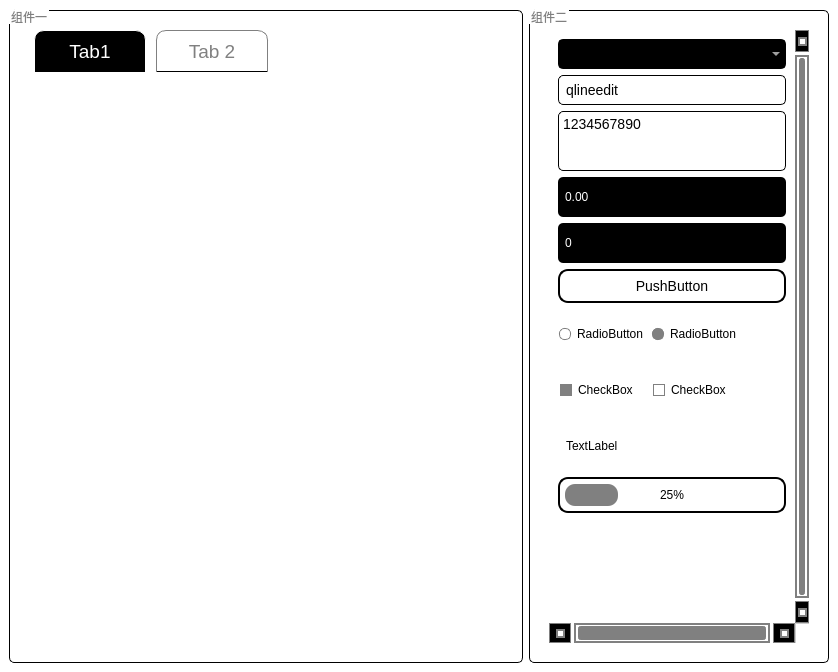
<?xml version="1.0" encoding="UTF-8"?>
<ui version="4.0">
 <class>MainWindow</class>
 <widget class="QMainWindow" name="MainWindow">
  <property name="geometry">
   <rect>
    <x>0</x>
    <y>0</y>
    <width>838</width>
    <height>672</height>
   </rect>
  </property>
  <property name="windowTitle">
   <string>MainWindow</string>
  </property>
  <property name="styleSheet">
   <string notr="true">QMainWindow {
	background-color:white;
}

QWidget{
	background-color:white;
}

QTextEdit {
	border-width: 1px; 
	border-radius: 5px;
	border-color: rgb(0, 0, 0);
	border-style: solid;
	background-color:white;
	font-size: 14px;
	color: black;
}

QLineEdit {
alignment:center;
	border-width: 1px; 
	border-radius: 5px;
	border-color: rgb(0, 0, 0);
	border-style: inset;
	padding: 5px;
	color: black;
	background:white;
	selection-background-color:black;
	selection-color: white;
	font:14px;
}

QLabel {
alignment:center;
	border-width: 0px; 
	border-radius: 5px;
	border-color: rgb(0, 0, 0);
	border-style: inset;
	padding: 5px;
	color: rgb(0,0,0);
	background:white;
}

QSpinBox {
	border-width: 2px; 
	border-radius:5px;
	color: white;	
	background-color: black;
	padding: 5;
}

QDoubleSpinBox {
	border-width: 2px; 
	border-radius: 5px;
	color: white;	
	background-color: black;
	padding: 5;
}

QProgressBar {
	text-align: center;
	color: rgb(0, 0, 0);
	border-width: 2px; 
	border-radius: 10px;
	border-color: rgb(0, 0, 0);
	border-style: inset;
	background-color:white;
	padding:5px;
}

QProgressBar::chunk {
	background-color: gray;
	border-radius: 10px;
}

QPushButton:hover
{
    color:#888888;
    background-color:rgb(0, 0, 0); 
    border-style:inset;
    padding-left:8px;
    padding-top:8px;
}

QPushButton:pressed
{
    color:#ffffff;
    background-color:rgb(0, 0, 0); 
    border-style:inset;
    padding-left:6px;
    padding-top:6px;
}

QPushButton
{
    color:black; 
    background-color:rgb(255,255, 255);
    border-style:outset; 
    border-width:2px;
    border-color:rgb(0, 0,0);
    border-radius:10px;
    font: 14px;
    min-width:100px;
    min-height:20px;
    padding:5px;
}

QCheckBox {
	color: rgb(0,0,0);
	padding: 2px;
}

QCheckBox:disabled {
	color: red;
	padding: 2px;
}

QCheckBox::hover {
	border-radius:4px;
	border-style:solid;
	padding-left: 1px;
	padding-right: 1px;
	padding-bottom: 1px;
	padding-top: 1px;
	border-width:0px;    
	border-color: rgb(0, 0, 0);
	background-color:#000000;
	color: rgb(255,255,255);
}

QCheckBox::indicator:checked {
	height: 10px;
	width: 10px;
	border-style:solid;
	border-width: 1px;
	border-color: gray;
	background-color: gray;
}
QCheckBox::indicator:unchecked {

	height: 10px;
	width: 10px;
	border-style:solid;
	border-width: 1px;
	border-color: gray;
	background-color: white;
}


QRadioButton {
	color: black;
	background-color: rgb(255,255,255);
	padding: 1px;
}
QRadioButton::indicator:checked {
	height: 10px;
	width: 10px;
	border-style:solid;
	border-radius:5px;
	border-width: 1px;
	border-color: gray;
	background-color: gray;
}
QRadioButton::indicator:!checked {
	height: 10px;
	width: 10px;
	border-style:solid;
	border-radius:5px;
	border-width: 1px;
	border-color: gray;
	background-color: transparent;
}

QComboBox {
	color: black;	
	background: white;
	border-style:solid;
	border-width:2px;
	border-color:black;
	border-radius:5px;
	padding: 1px;
}

QComboBox:editable {
	background: black;
	color: white;
}

QComboBox:!editable {
	background: black;
	color: white;
}

QComboBox QAbstractItemView {
	color: white;	
	background: black;
	selection-color: green;
	selection-background-color: gray;
}

QTabWidget
{
}

QTabWidget::pane {
		border-color: rgb(0,0,0);
		border-style: solid;
		border-width: 0px;
		border-radius: 6px;
}

QTabBar::tab {	
	color:gray;
	font: 14pt ;
	min-width: 100px;
	min-height: 30px;
	padding: 5px;
	border-width: 1px;
	border-style: solid;
	border-bottom-color: black; 
	border-top-left-radius: 10px;
	border-top-right-radius: 10px;
	margin-right:5px;
	margin-left:5px;
 
}

QTabWidget::tab-bar{
    alignment: center;
}

QTabBar::tab:selected
{
    background-color: black;
    color:rgb(255,255,255);
    font: 14pt;
}

QGroupBox {
    background-color: white;
    border: 1px solid black;
    border-radius: 5px;
    margin-top: 1px;
 	padding: 10px;
}

QGroupBox::title {
	color:gray;
    padding: 0px 0px 0px 0px;
	margin:0px 0px 0px 0px;
    background-color:white;
}

QScrollArea {
  	 border-color: gray;
     border-style: solid;
	 border-width:0px;
 	 border-radius: 0px;
}

QScrollBar:vertical {
     border-color: gray;
     border-style: solid;
	 border-width:2px;
 	 border-radius: 0px;
	 color:red;
     background: white;
 	 margin: 25px 0px 25px 0px;
}
QScrollBar::handle:vertical {
	border-color: gray;
     border-style: solid;
	 border-width:2px;
 	 border-radius: 3px;
	margin: 1px 2px 1px 2px;
    background: gray;
    min-width: 20px;
}

QScrollBar::add-line:vertical {
   border-color: gray;
    border-style: solid;
	border-width:1px;
 	border-radius: 0px;
    background: black;
    height: 20px;
    subcontrol-position: bottom;
    subcontrol-origin: margin;
}

QScrollBar::sub-line:vertical {
   border-color: gray;
    border-style: solid;
	border-width:1px;
 	border-radius: 0px;
    background: black;
    height: 20px;
    subcontrol-position: top;
    subcontrol-origin: margin;
}

QScrollBar:up-arrow:vertical, QScrollBar::down-arrow:vertical {
	border: 2px solid gray;
    width: 5px;
    height: 5px;
    background: white;
}

QScrollBar:horizontal {
    border-color: gray;
     border-style: solid;
	 border-width:2px;
 	 border-radius: 0px;
	 color:red;
     background: white;
    height: 20px;
    margin: 0px 25px 0px 25px;
}
QScrollBar::handle:horizontal {
   border-color: gray;
     border-style: solid;
	 border-width:2px;
 	 border-radius: 3px;
	margin: 1px 2px 1px 2px;
    background: gray;
    min-width: 20px;
}
QScrollBar::add-line:horizontal {
  border-color: gray;
    border-style: solid;
	border-width:1px;
 	border-radius: 0px;
    background: black;
    width: 20px;
    subcontrol-position: right;
    subcontrol-origin: margin;
}

QScrollBar::sub-line:horizontal {
  border-color: gray;
    border-style: solid;
	border-width:1px;
 	border-radius: 0px;
    background: black;
    width: 20px;
    subcontrol-position: left;
    subcontrol-origin: margin;
}

QScrollBar:left-arrow:horizontal, QScrollBar::right-arrow:horizontal {
   border: 2px solid gray;
    width: 5px;
    height: 5px;
    background: white;
}
QScrollBar::add-page:horizontal, QScrollBar::sub-page:horizontal {
    background: none;
}

</string>
  </property>
  <widget class="QWidget" name="centralwidget">
   <layout class="QHBoxLayout" name="horizontalLayout">
    <item>
     <widget class="QGroupBox" name="groupBox_2">
      <property name="title">
       <string>组件一</string>
      </property>
      <layout class="QGridLayout" name="gridLayout">
       <item row="0" column="0">
        <widget class="QTabWidget" name="tabWidget">
         <property name="currentIndex">
          <number>0</number>
         </property>
         <widget class="QWidget" name="tab">
          <attribute name="title">
           <string>Tab1</string>
          </attribute>
         </widget>
         <widget class="QWidget" name="tab_2">
          <attribute name="title">
           <string>Tab 2</string>
          </attribute>
         </widget>
        </widget>
       </item>
      </layout>
     </widget>
    </item>
    <item>
     <widget class="QGroupBox" name="groupBox">
      <property name="minimumSize">
       <size>
        <width>300</width>
        <height>0</height>
       </size>
      </property>
      <property name="maximumSize">
       <size>
        <width>300</width>
        <height>16777215</height>
       </size>
      </property>
      <property name="title">
       <string>组件二</string>
      </property>
      <layout class="QGridLayout" name="gridLayout_2">
       <item row="0" column="0">
        <widget class="QScrollArea" name="scrollArea">
         <property name="verticalScrollBarPolicy">
          <enum>Qt::ScrollBarAlwaysOn</enum>
         </property>
         <property name="horizontalScrollBarPolicy">
          <enum>Qt::ScrollBarAlwaysOn</enum>
         </property>
         <property name="widgetResizable">
          <bool>true</bool>
         </property>
         <widget class="QWidget" name="scrollAreaWidgetContents">
          <property name="geometry">
           <rect>
            <x>0</x>
            <y>0</y>
            <width>243</width>
            <height>593</height>
           </rect>
          </property>
          <layout class="QVBoxLayout" name="verticalLayout">
           <item>
            <widget class="QComboBox" name="comboBox">
             <property name="minimumSize">
              <size>
               <width>0</width>
               <height>30</height>
              </size>
             </property>
             <property name="maximumSize">
              <size>
               <width>16777215</width>
               <height>30</height>
              </size>
             </property>
            </widget>
           </item>
           <item>
            <widget class="QLineEdit" name="lineEdit">
             <property name="minimumSize">
              <size>
               <width>0</width>
               <height>30</height>
              </size>
             </property>
             <property name="maximumSize">
              <size>
               <width>16777215</width>
               <height>30</height>
              </size>
             </property>
             <property name="text">
              <string>qlineedit</string>
             </property>
            </widget>
           </item>
           <item>
            <widget class="QTextEdit" name="textEdit">
             <property name="minimumSize">
              <size>
               <width>0</width>
               <height>60</height>
              </size>
             </property>
             <property name="maximumSize">
              <size>
               <width>16777215</width>
               <height>60</height>
              </size>
             </property>
             <property name="html">
              <string>&lt;!DOCTYPE HTML PUBLIC &quot;-//W3C//DTD HTML 4.0//EN&quot; &quot;http://www.w3.org/TR/REC-html40/strict.dtd&quot;&gt;
&lt;html&gt;&lt;head&gt;&lt;meta name=&quot;qrichtext&quot; content=&quot;1&quot; /&gt;&lt;meta charset=&quot;utf-8&quot; /&gt;&lt;style type=&quot;text/css&quot;&gt;
p, li { white-space: pre-wrap; }
hr { height: 1px; border-width: 0; }
li.unchecked::marker { content: &quot;\2610&quot;; }
li.checked::marker { content: &quot;\2612&quot;; }
&lt;/style&gt;&lt;/head&gt;&lt;body style=&quot; font-family:'Microsoft YaHei UI'; font-size:14px; font-weight:400; font-style:normal;&quot;&gt;
&lt;p style=&quot; margin-top:0px; margin-bottom:0px; margin-left:0px; margin-right:0px; -qt-block-indent:0; text-indent:0px;&quot;&gt;&lt;span style=&quot; font-size:14px;&quot;&gt;1234567890&lt;/span&gt;&lt;/p&gt;&lt;/body&gt;&lt;/html&gt;</string>
             </property>
             <property name="placeholderText">
              <string>qtextedit</string>
             </property>
            </widget>
           </item>
           <item>
            <widget class="QDoubleSpinBox" name="doubleSpinBox">
             <property name="minimumSize">
              <size>
               <width>0</width>
               <height>40</height>
              </size>
             </property>
             <property name="maximumSize">
              <size>
               <width>16777215</width>
               <height>40</height>
              </size>
             </property>
            </widget>
           </item>
           <item>
            <widget class="QSpinBox" name="spinBox">
             <property name="minimumSize">
              <size>
               <width>0</width>
               <height>40</height>
              </size>
             </property>
             <property name="maximumSize">
              <size>
               <width>16777215</width>
               <height>40</height>
              </size>
             </property>
            </widget>
           </item>
           <item>
            <widget class="QPushButton" name="pushButton">
             <property name="minimumSize">
              <size>
               <width>114</width>
               <height>34</height>
              </size>
             </property>
             <property name="maximumSize">
              <size>
               <width>16777215</width>
               <height>40</height>
              </size>
             </property>
             <property name="text">
              <string>PushButton</string>
             </property>
            </widget>
           </item>
           <item>
            <layout class="QFormLayout" name="formLayout">
             <item row="0" column="0">
              <widget class="QRadioButton" name="radioButton">
               <property name="minimumSize">
                <size>
                 <width>0</width>
                 <height>50</height>
                </size>
               </property>
               <property name="maximumSize">
                <size>
                 <width>16777215</width>
                 <height>50</height>
                </size>
               </property>
               <property name="text">
                <string>RadioButton</string>
               </property>
               <property name="checked">
                <bool>false</bool>
               </property>
              </widget>
             </item>
             <item row="0" column="1">
              <widget class="QRadioButton" name="radioButton_2">
               <property name="minimumSize">
                <size>
                 <width>0</width>
                 <height>50</height>
                </size>
               </property>
               <property name="maximumSize">
                <size>
                 <width>16777215</width>
                 <height>50</height>
                </size>
               </property>
               <property name="text">
                <string>RadioButton</string>
               </property>
               <property name="checked">
                <bool>true</bool>
               </property>
              </widget>
             </item>
             <item row="1" column="0">
              <widget class="QCheckBox" name="checkBox">
               <property name="minimumSize">
                <size>
                 <width>0</width>
                 <height>50</height>
                </size>
               </property>
               <property name="maximumSize">
                <size>
                 <width>16777215</width>
                 <height>50</height>
                </size>
               </property>
               <property name="text">
                <string>CheckBox</string>
               </property>
               <property name="checked">
                <bool>true</bool>
               </property>
              </widget>
             </item>
             <item row="1" column="1">
              <widget class="QCheckBox" name="checkBox_2">
               <property name="minimumSize">
                <size>
                 <width>0</width>
                 <height>50</height>
                </size>
               </property>
               <property name="maximumSize">
                <size>
                 <width>16777215</width>
                 <height>50</height>
                </size>
               </property>
               <property name="text">
                <string>CheckBox</string>
               </property>
               <property name="checked">
                <bool>false</bool>
               </property>
              </widget>
             </item>
            </layout>
           </item>
           <item>
            <widget class="QLabel" name="label">
             <property name="minimumSize">
              <size>
               <width>0</width>
               <height>50</height>
              </size>
             </property>
             <property name="baseSize">
              <size>
               <width>0</width>
               <height>50</height>
              </size>
             </property>
             <property name="text">
              <string>TextLabel</string>
             </property>
            </widget>
           </item>
           <item>
            <widget class="QProgressBar" name="progressBar">
             <property name="value">
              <number>25</number>
             </property>
            </widget>
           </item>
           <item>
            <spacer name="verticalSpacer">
             <property name="orientation">
              <enum>Qt::Vertical</enum>
             </property>
             <property name="sizeHint" stdset="0">
              <size>
               <width>20</width>
               <height>132</height>
              </size>
             </property>
            </spacer>
           </item>
          </layout>
         </widget>
        </widget>
       </item>
      </layout>
     </widget>
    </item>
   </layout>
  </widget>
 </widget>
 <resources/>
 <connections/>
</ui>
